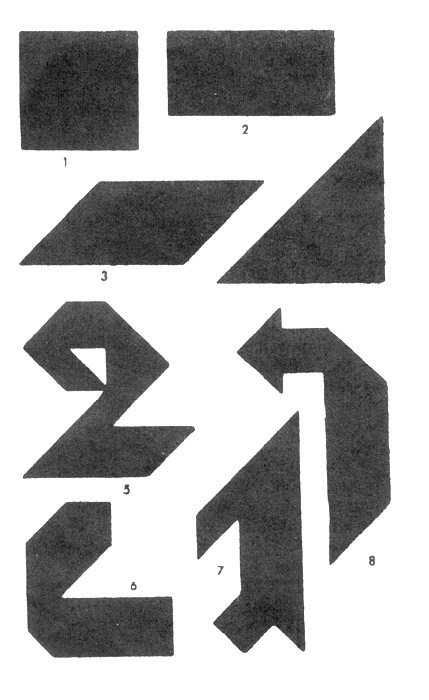
#> input picture 179/tan1.jpg, 429 x 700 px; its folder holds only this picture in this run
$ python determinethreshold.py
#> lines starting #> are read from the running program, lines starting #| are printed output that depends on the picture; after the words box and inside, x2 and y2 are one past the last pixel; in counts of white or black regions, pixels touching at a corner belong together
import numpy as np
import cv2 as cv
import os
import matplotlib.pyplot as plt

folderpath = './179/'
filelist = os.listdir(folderpath)
ans = []

rr =range(105,180,5)
for i in range(len(filelist)):
  im = cv.imread(folderpath+filelist[i])
#> im is the input picture: shape (700, 429, 3); min 0, max 255, mean 181.2
  imgray = cv.cvtColor(im, cv.COLOR_BGR2GRAY)

  res = []
  for val in rr:
    ret, thresh = cv.threshold(imgray, val, 255, 1)
    col = cv.cvtColor(thresh, cv.COLOR_GRAY2BGR)
    contours, hierarchy = cv.findContours(thresh, cv.RETR_EXTERNAL, cv.CHAIN_APPROX_TC89_KCOS)

    # cv.drawContours(im, contours[9:10], -1, (0,255,0), 1)
    tt = 0
    for j in range(len(contours)):
      cnt = contours[j]
      area = cv.contourArea(cnt)
      # if area<5000: continue
      tt+=len(cnt)

      # [6 lines of commented-out code are left out]
    res.append(tt)
#> this loop made 15 passes
#> ret on passes 1 to 12: 105, 110, 115, 120, 125, 130, 135, 140, 145, 150, 155, 160
#> pass 1, `ret, thresh = cv.threshold(imgray, val, 255, 1)`:
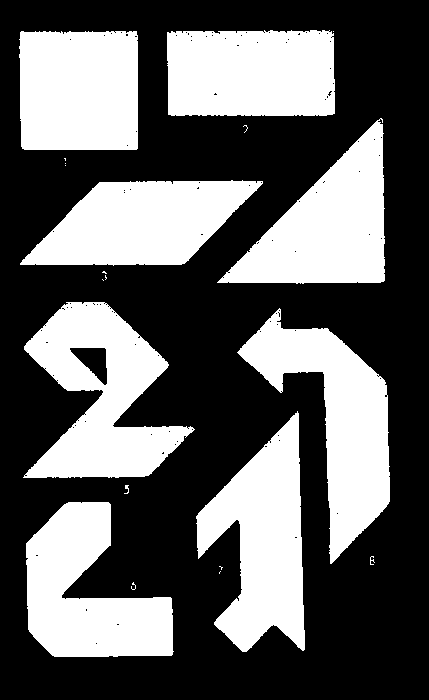
#> thresh: shape (700, 429); 38.6% white; 21 white regions (11 under 20 px), largest, box (x1, y1, x2, y2) and area: (23, 302, 195, 478) 15763, (237, 308, 390, 564) 15013, (196, 411, 305, 652) 14951
#> pass 2, `ret, thresh = cv.threshold(imgray, val, 255, 1)`:
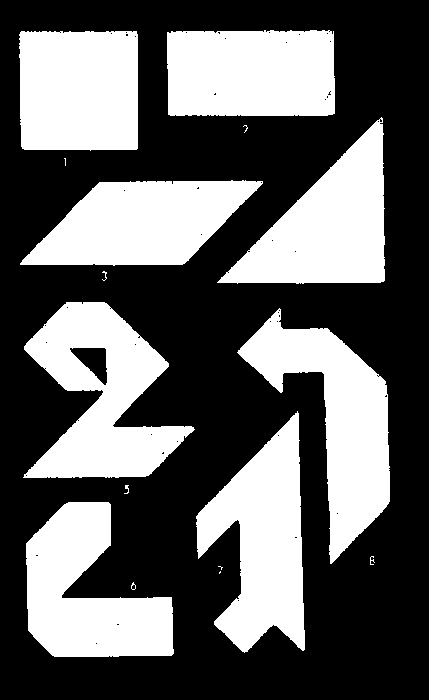
#> thresh: shape (700, 429); 38.7% white; 16 white regions (6 under 20 px), largest, box (x1, y1, x2, y2) and area: (23, 302, 195, 478) 15859, (237, 308, 390, 564) 15064, (196, 411, 305, 653) 14982
#> after the loop:
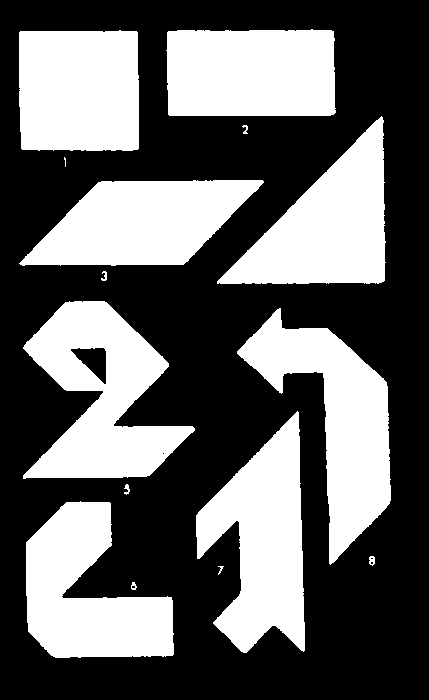
#> thresh: shape (700, 429); 39.5% white; 15 white regions (1 under 20 px), largest, box (x1, y1, x2, y2) and area: (23, 301, 195, 479) 16262, (237, 308, 391, 565) 15384, (196, 411, 305, 653) 15296
#> after the loop, res = [565, 517, 471, 446, 454, 455, 436, 439, 432, 445, 461, 452, 460, 448, 448]
    # cv.imshow("Keypoints", im)
    # cv.waitKey(0)

  ans.append(res)

na = np.array(ans)
plt.ion()
x = list(rr)

for i,y in enumerate(ans):
  plt.plot(x,y,label=filelist[i])
#> this loop made 1 pass

# plt.legend()

# plt.plot(x,np.mean(na,axis=0),".",label=filelist[i])
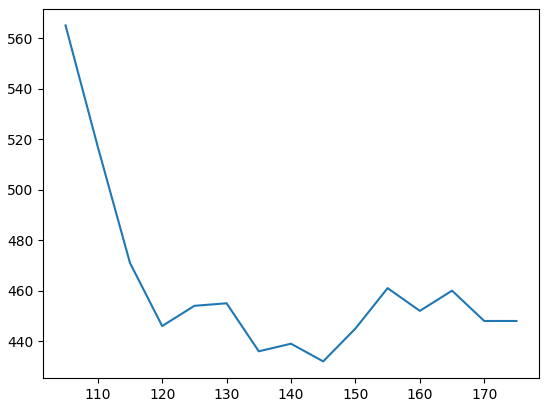
#> figure drawn by matplotlib, 1 panel; curve peaks at x = 105, y = 565

$ run again, on 179/tan133.jpg
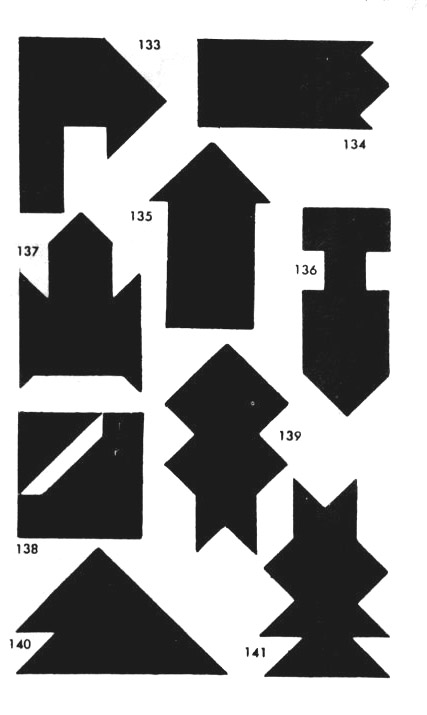
#> input picture 179/tan133.jpg, 427 x 715 px
#> im is the input picture: shape (715, 427, 3); min 13, max 255, mean 154
#> the loop `for val in rr:` made 15 passes
#> ret on passes 1 to 8: 105, 110, 115, 120, 125, 130, 135, 140
#> pass 1, `ret, thresh = cv.threshold(imgray, val, 255, 1)`:
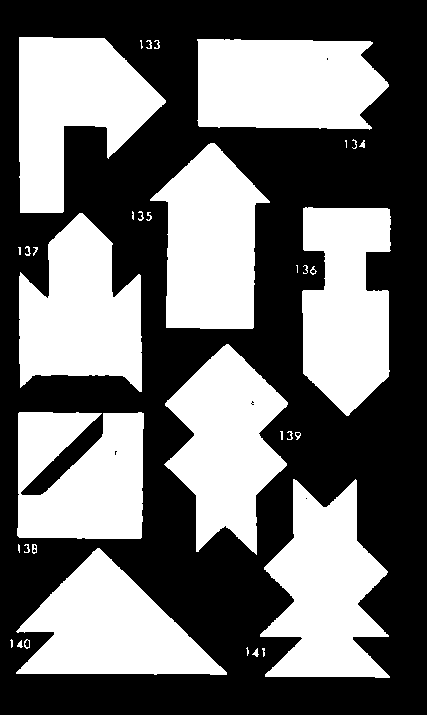
#> thresh: shape (715, 427); 44.1% white; 36 white regions (10 under 20 px), largest, box (x1, y1, x2, y2) and area: (260, 479, 390, 678) 15775, (197, 39, 389, 130) 15337, (19, 37, 166, 213) 15198
#> after the loop `for val in rr:`: res = [552, 570, 568, 555, 567, 558, 561, 559, 566, 560, 563, 561, 519, 525, 522]
#> the loop `for i,y in enumerate(ans):` made 1 pass
#> `# plt.plot(x,np.mean(na,axis=0),".",label=filelist[i])`:
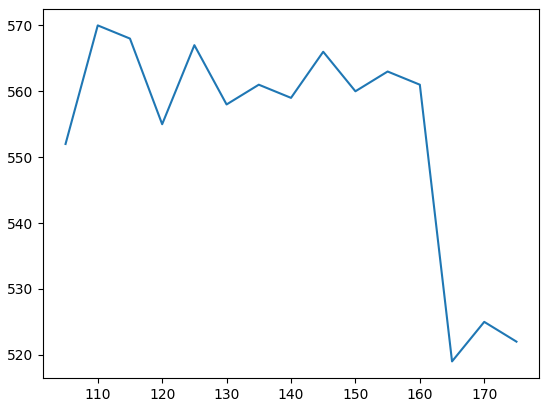
#> figure drawn by matplotlib, 1 panel; curve peaks at x = 110, y = 570

$ run again, on 179/tan142.jpg
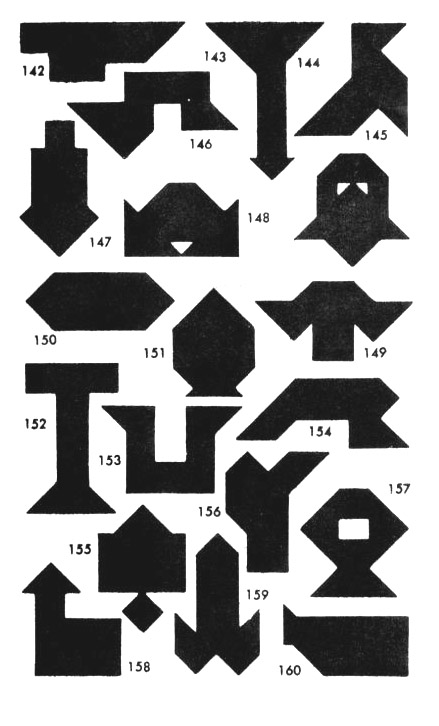
#> input picture 179/tan142.jpg, 439 x 726 px
#> im is the input picture: shape (726, 439, 3); min 11, max 255, mean 162.7
#> the loop `for val in rr:` made 15 passes
#> ret on passes 1 to 8: 105, 110, 115, 120, 125, 130, 135, 140
#> pass 1, `ret, thresh = cv.threshold(imgray, val, 255, 1)`:
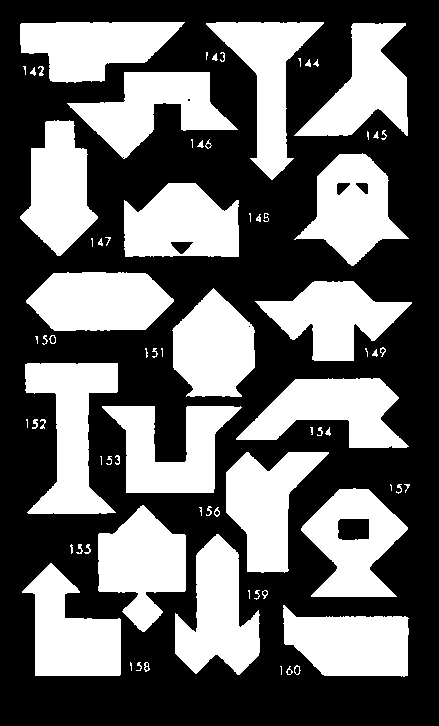
#> thresh: shape (726, 439); 40.5% white; 76 white regions (21 under 20 px), largest, box (x1, y1, x2, y2) and area: (25, 363, 118, 514) 7547, (175, 534, 260, 675) 6964, (26, 272, 174, 331) 6959
#> after the loop `for val in rr:`: res = [1057, 1062, 1052, 1003, 1005, 1002, 1006, 988, 953, 935, 954, 949, 946, 945, 953]
#> the loop `for i,y in enumerate(ans):` made 1 pass
#> `# plt.plot(x,np.mean(na,axis=0),".",label=filelist[i])`:
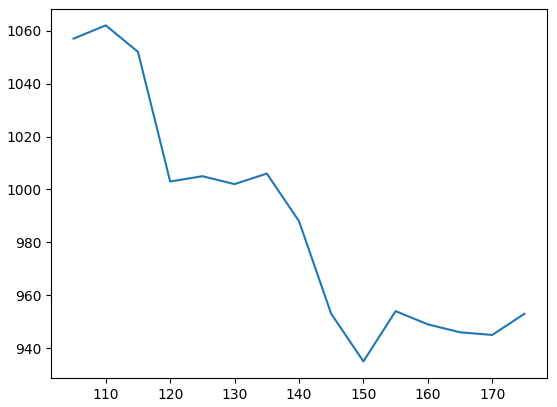
#> figure drawn by matplotlib, 1 panel; curve peaks at x = 110, y = 1062

$ run again, on 179/tan161.jpg
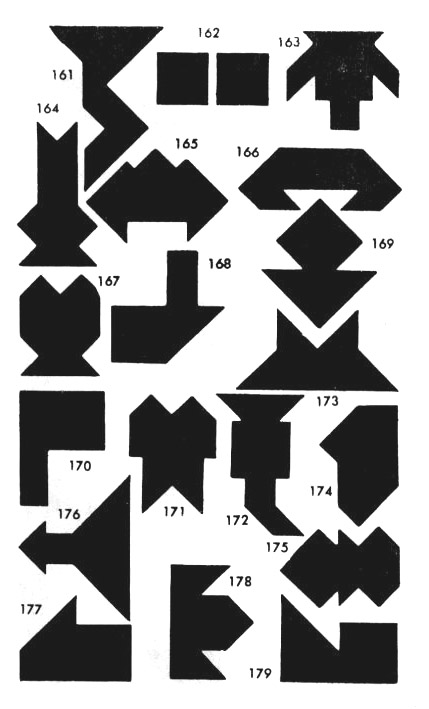
#> input picture 179/tan161.jpg, 429 x 709 px
#> im is the input picture: shape (709, 429, 3); min 14, max 255, mean 157.9
#> the loop `for val in rr:` made 15 passes
#> ret on passes 1 to 8: 105, 110, 115, 120, 125, 130, 135, 140
#> pass 1, `ret, thresh = cv.threshold(imgray, val, 255, 1)`:
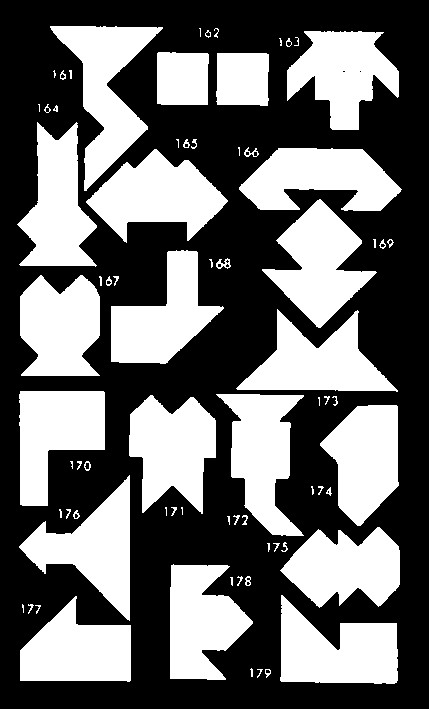
#> thresh: shape (709, 429); 42.1% white; 75 white regions (21 under 20 px), largest, box (x1, y1, x2, y2) and area: (50, 26, 163, 191) 7237, (86, 149, 228, 243) 7161, (129, 395, 216, 514) 7056
#> after the loop `for val in rr:`: res = [917, 946, 945, 956, 946, 945, 937, 947, 951, 954, 957, 930, 929, 925, 947]
#> the loop `for i,y in enumerate(ans):` made 1 pass
#> `# plt.plot(x,np.mean(na,axis=0),".",label=filelist[i])`:
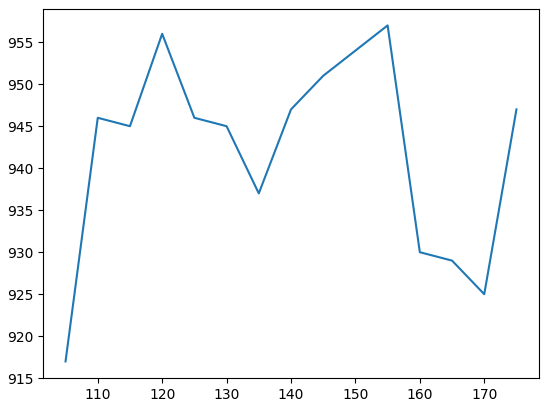
#> figure drawn by matplotlib, 1 panel; curve peaks at x = 155, y = 957

$ run again, on 179/tan106.jpg
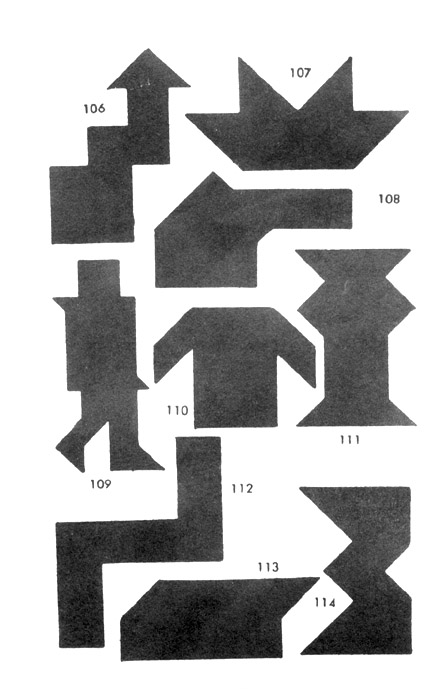
#> input picture 179/tan106.jpg, 439 x 700 px
#> im is the input picture: shape (700, 439, 3); min 0, max 255, mean 181.5
#> the loop `for val in rr:` made 15 passes
#> ret on passes 1 to 8: 105, 110, 115, 120, 125, 130, 135, 140
#> after the loop `for val in rr:`: res = [962, 767, 700, 645, 625, 613, 622, 605, 623, 604, 600, 594, 623, 621, 605]
#> the loop `for i,y in enumerate(ans):` made 1 pass
#> `# plt.plot(x,np.mean(na,axis=0),".",label=filelist[i])`:
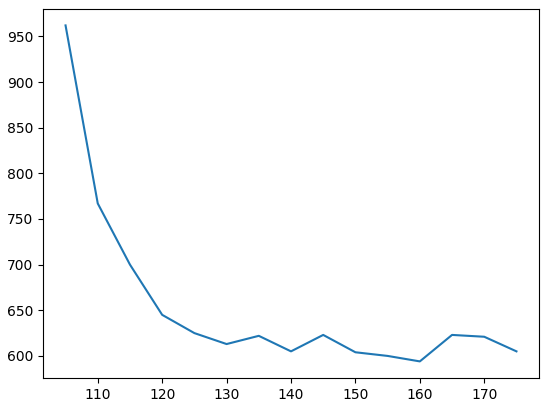
#> figure drawn by matplotlib, 1 panel; curve peaks at x = 105, y = 962
